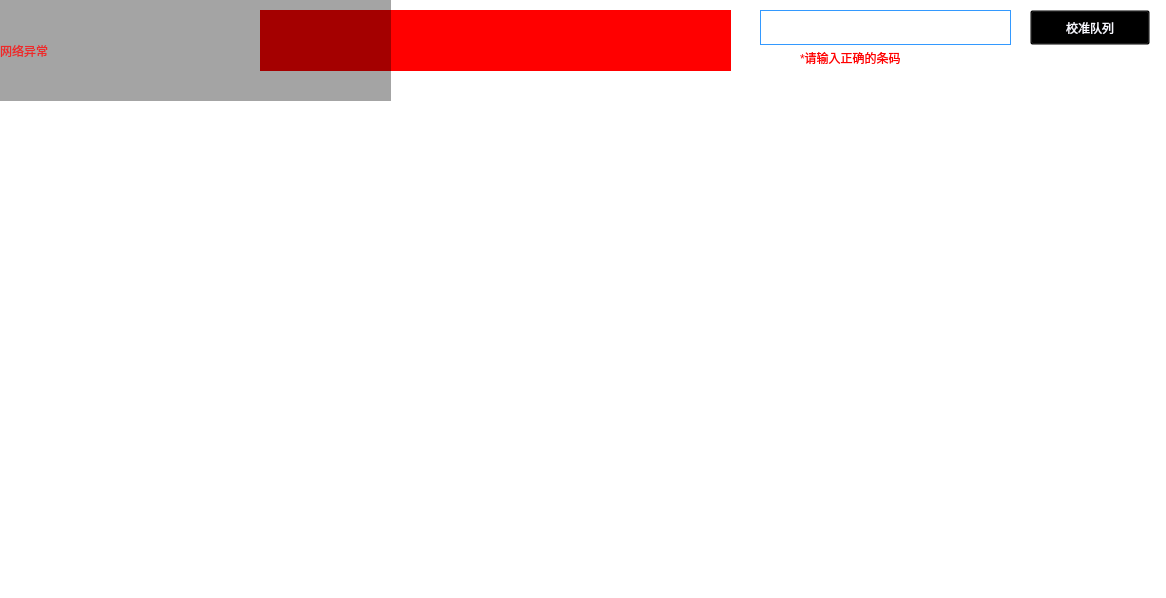
        <widget class="QStackedWidget" name="stackedWidget_2">
         <property name="geometry">
          <rect>
           <x>200</x>
           <y>0</y>
           <width>1166</width>
           <height>598</height>
          </rect>
         </property>
         <property name="styleSheet">
          <string notr="true">background:transparent;</string>
         </property>
         <property name="currentIndex">
          <number>0</number>
         </property>
         <widget class="QWidget" name="page_5">
          <widget class="QLabel" name="label_pdmarea">
           <property name="enabled">
            <bool>false</bool>
           </property>
           <property name="geometry">
            <rect>
             <x>0</x>
             <y>0</y>
             <width>1166</width>
             <height>598</height>
            </rect>
           </property>
           <property name="layoutDirection">
            <enum>Qt::RightToLeft</enum>
           </property>
           <property name="styleSheet">
            <string notr="true">border-image: url(:/LCD_CS351/LCD_CS351/DWIN_SET/home_BYD.bmp);</string>
           </property>
           <property name="text">
            <string/>
           </property>
           <property name="alignment">
            <set>Qt::AlignCenter</set>
           </property>
          </widget>
          <widget class="QLabel" name="label_tagPower">
           <property name="geometry">
            <rect>
             <x>870</x>
             <y>570</y>
             <width>23</width>
             <height>23</height>
            </rect>
           </property>
           <property name="styleSheet">
            <string notr="true">background:transparent;
border-image: url(:/LCD_CS351/LCD_CS351/logo/lable_1.png);</string>
           </property>
           <property name="text">
            <string/>
           </property>
          </widget>
          <widget class="QPushButton" name="pushButton_location">
           <property name="geometry">
            <rect>
             <x>770</x>
             <y>564</y>
             <width>81</width>
             <height>31</height>
            </rect>
           </property>
           <property name="focusPolicy">
            <enum>Qt::NoFocus</enum>
           </property>
           <property name="layoutDirection">
            <enum>Qt::RightToLeft</enum>
           </property>
           <property name="styleSheet">
            <string notr="true">font: 14pt &quot;黑体&quot;;</string>
           </property>
           <property name="text">
            <string/>
           </property>
           <property name="flat">
            <bool>true</bool>
           </property>
          </widget>
          <widget class="QLabel" name="labelReplaceStatus">
           <property name="geometry">
            <rect>
             <x>0</x>
             <y>0</y>
             <width>1171</width>
             <height>601</height>
            </rect>
           </property>
           <property name="styleSheet">
            <string notr="true"/>
           </property>
           <property name="text">
            <string/>
           </property>
          </widget>
          <widget class="QLabel" name="labelQRVerify">
           <property name="geometry">
            <rect>
             <x>260</x>
             <y>10</y>
             <width>471</width>
             <height>61</height>
            </rect>
           </property>
           <property name="styleSheet">
            <string notr="true">background-color:red;
color: white;
font: 20pt &quot;黑体&quot;;</string>
           </property>
           <property name="text">
            <string/>
           </property>
           <property name="alignment">
            <set>Qt::AlignCenter</set>
           </property>
          </widget>
          <widget class="QLineEdit" name="editQueueVin">
           <property name="geometry">
            <rect>
             <x>760</x>
             <y>10</y>
             <width>251</width>
             <height>35</height>
            </rect>
           </property>
           <property name="styleSheet">
            <string notr="true">font: 14pt &quot;黑体&quot;;
border-width:1px; 
border-style:solid; 
border-color:rgb(51, 153, 255); 
margin-top: 0ex;
background-color:white;</string>
           </property>
           <property name="text">
            <string/>
           </property>
          </widget>
          <widget class="QPushButton" name="btnAdjustQueue">
           <property name="geometry">
            <rect>
             <x>1030</x>
             <y>10</y>
             <width>120</width>
             <height>35</height>
            </rect>
           </property>
           <property name="styleSheet">
            <string notr="true">border-image: url(:/LCD_CS351/LCD_CS351/35_all/67.bmp);
font: 14pt &quot;黑体&quot;;
color: rgb(248, 248, 255);</string>
           </property>
           <property name="text">
            <string>校准队列</string>
           </property>
          </widget>
          <widget class="QLabel" name="labelError">
           <property name="geometry">
            <rect>
             <x>800</x>
             <y>50</y>
             <width>161</width>
             <height>16</height>
            </rect>
           </property>
           <property name="styleSheet">
            <string notr="true">font: 12pt &quot;黑体&quot;;
color: red;</string>
           </property>
           <property name="text">
            <string>*请输入正确的条码</string>
           </property>
          </widget>
          <widget class="QLabel" name="label_ss2_3">
           <property name="geometry">
            <rect>
             <x>0</x>
             <y>0</y>
             <width>391</width>
             <height>101</height>
            </rect>
           </property>
           <property name="styleSheet">
            <string notr="true">font: 57 59pt &quot;Ubuntu&quot;;
background-color: rgba(0, 0, 0, 91);
color: rgb(239, 41, 41);</string>
           </property>
           <property name="text">
            <string>网络异常</string>
           </property>
          </widget>
          <zorder>label_pdmarea</zorder>
          <zorder>pushButton_location</zorder>
          <zorder>labelReplaceStatus</zorder>
          <zorder>label_tagPower</zorder>
          <zorder>labelQRVerify</zorder>
          <zorder>editQueueVin</zorder>
          <zorder>btnAdjustQueue</zorder>
          <zorder>labelError</zorder>
          <zorder>label_ss2_3</zorder>
         </widget>
         <widget class="QWidget" name="page_6">
          <property name="styleSheet">
           <string notr="true"/>
          </property>
         </widget>
        </widget>
